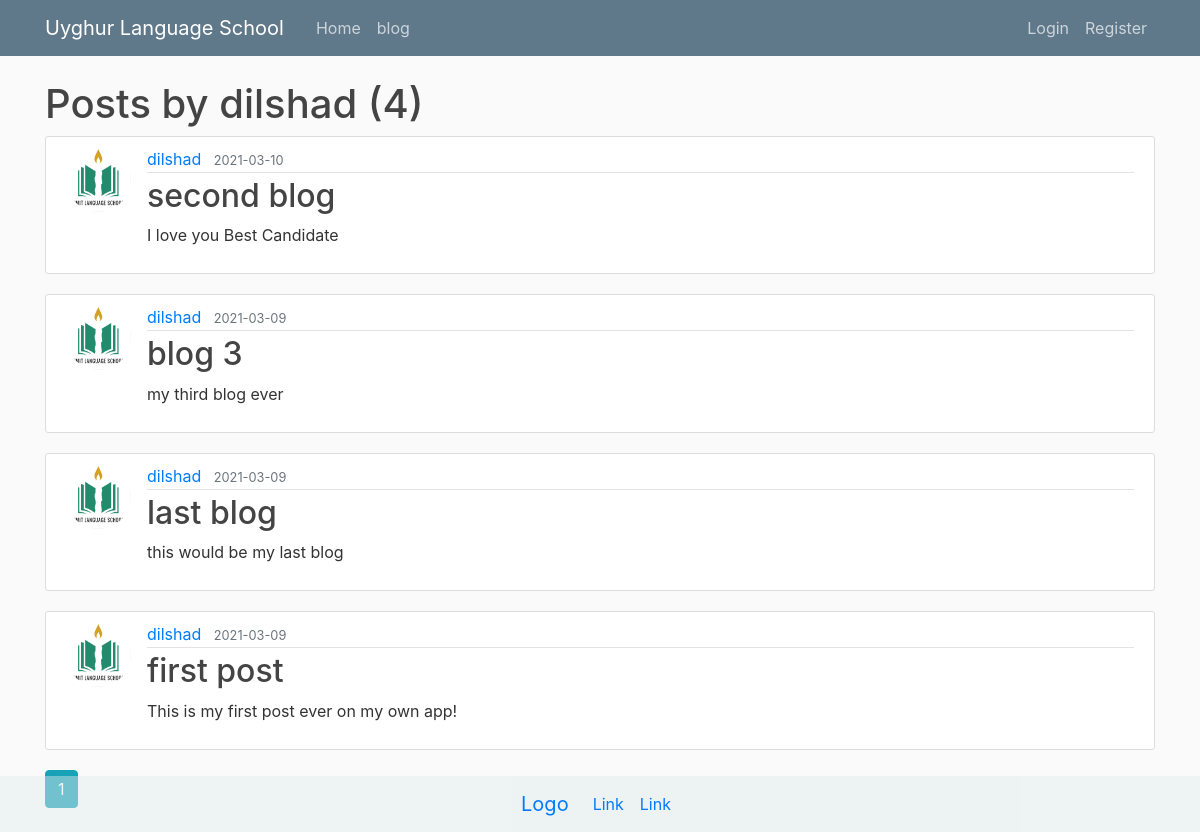
/user/dilshad, run on an earlier commit of the app's database.
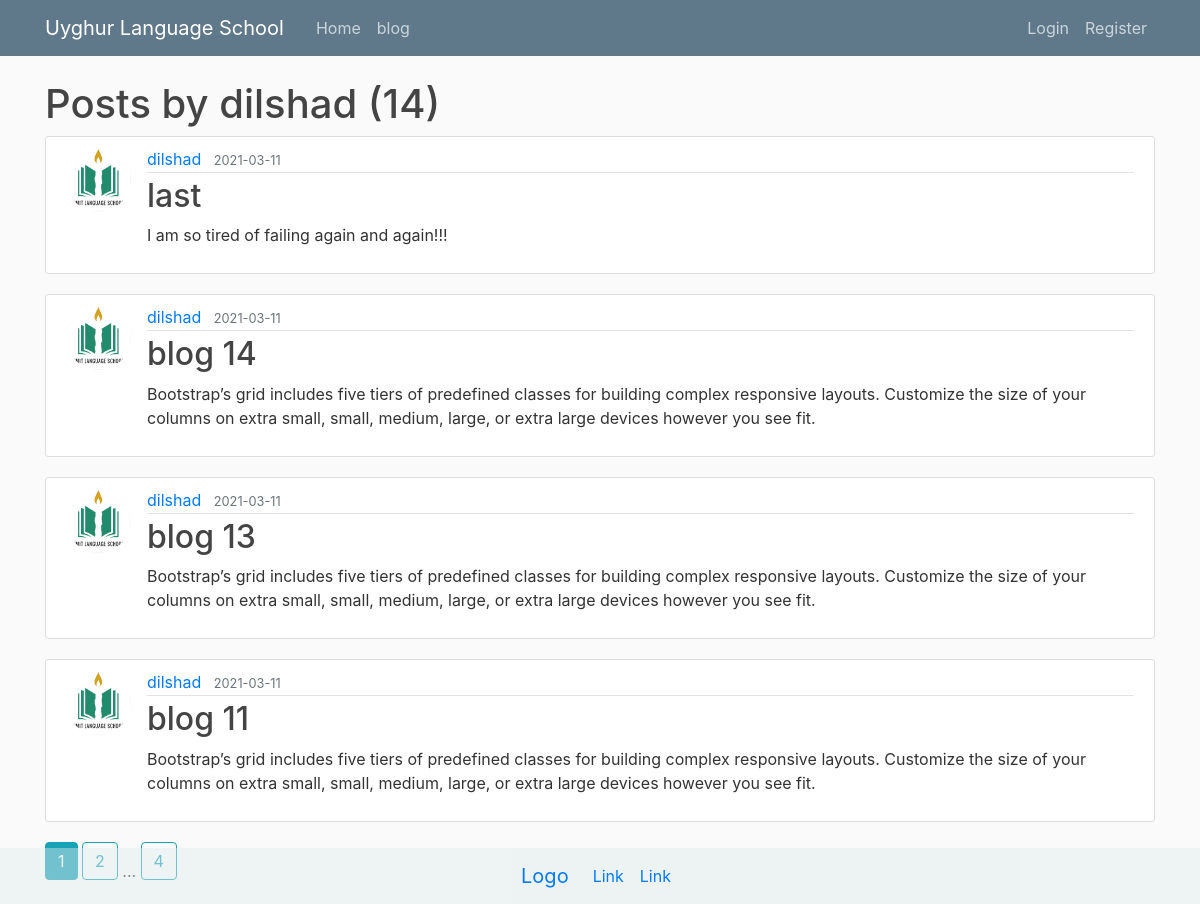
And on a later commit of the database.
### school_app/models.py (models this page shows, shortened)
class Post(db.Model):
    id = db.Column(db.Integer, primary_key=True)
    title = db.Column(db.String(1000), nullable=False)
    date_posted = db.Column(db.DateTime, nullable=False, default=datetime.utcnow)
    content = db.Column(db.Text, nullable=False)
    user_id = db.Column(db.Integer, db.ForeignKey('user.id'), nullable=False)

class User(db.Model, UserMixin):
    id = db.Column(db.Integer, primary_key=True)
    username = db.Column(db.String(20), unique=True, nullable=False)
    email = db.Column(db.String(120), unique=True, nullable=False)
    image_file = db.Column(db.String(20), nullable=False, default='default.jpg')
    password = db.Column(db.String(60), nullable=False)
    posts = db.relationship('Post', backref='author', lazy=True)

### school_app/users/routes.py (the view)
@users.route('/user/<string:username>')
def user_posts(username):
    page = request.args.get('page', 1, type=int)
    user = User.query.filter_by(username=username).first_or_404()
    posts = Post.query.filter_by(author=user).order_by(Post.date_posted.desc()).paginate(page=page, per_page=4)
    return render_template('user_posts.html', posts=posts, user=user)

### school_app/templates/user_posts.html
{% extends "layout.html" %}
{% block content %}
    <h1 class="mb=3">Posts by {{ user.username }} ({{ posts.total }})</h1>
    {% for post in posts.items %}
        <article class="media content-section">
            <img class="rounded-circle article-img" src="{{ url_for('static', filename='profile_pics/' + post.author.image_file) }}">
            <div class="media-body">
                <div class="article-metadata">
                    <a class="mr-2" href="{{ url_for('users.user_posts', username=post.author.username) }}">{{ post.author.username }}</a>
                    <small class="text-muted">{{ post.date_posted.strftime('%Y-%m-%d') }}</small>
                </div>
                <h2><a class="article-title" href="{{ url_for('posts.post', post_id=post.id) }}">{{ post.title }}</a></h2>
                <p class="article-content">{{ post.content }}</p>
            </div>
        </article>
    {% endfor %}
    {% for page_num in posts.iter_pages(left_edge=1, right_edge=1, left_current=1, right_current=2) %}
        {% if page_num %}
            {% if posts.page == page_num %}
                <a class="btn btn-info mb-4" href="{{ url_for('users.user_posts', username=user.username, page=page_num) }}">{{ page_num }}</a>
            {% else %}
                <a class="btn btn-outline-info mb-4" href="{{ url_for('users.user_posts',username=user.username, page=page_num) }}">{{ page_num }}</a>
            {% endif %}
        {% else %}
            ...
        {% endif %}
    {% endfor %}
{% endblock content %}

What changed in the data, as far as the page shows it:
no longer on this page (row unchanged): Post: image_file (picture), author.username "dilshad", date_posted "2021-03-10", title "second blog", content "I love you Best Candidate"
no longer on this page (row unchanged): Post: image_file (picture), author.username "dilshad", date_posted "2021-03-09", title "blog 3", content "my third blog ever"
no longer on this page (row unchanged): Post: image_file (picture), author.username "dilshad", date_posted "2021-03-09", title "last blog", content "this would be my last blog"
no longer on this page (row unchanged): Post: image_file (picture), author.username "dilshad", date_posted "2021-03-09", title "first post", content "This is my first post ever on my own app!"
added Post: image_file (picture), author.username "dilshad", date_posted "2021-03-11", title "last", content "I am so tired of failing again and again!!!"
added Post: image_file (picture), author.username "dilshad", date_posted "2021-03-11", title "blog 14", content "Bootstrap’s grid includes five tiers of predefined classes for building complex responsive layouts. Customize the size of your columns on extra small, small, medium, large, or extra large devices however you see fit."
added Post: image_file (picture), author.username "dilshad", date_posted "2021-03-11", title "blog 13", content "Bootstrap’s grid includes five tiers of predefined classes for building complex responsive layouts. Customize the size of your columns on extra small, small, medium, large, or extra large devices however you see fit."
added Post: image_file (picture), author.username "dilshad", date_posted "2021-03-11", title "blog 11", content "Bootstrap’s grid includes five tiers of predefined classes for building complex responsive layouts. Customize the size of your columns on extra small, small, medium, large, or extra large devices however you see fit."
Also different on the page:
{{ posts.total }}: "4" → "14"
new list line: "2"
new list line: "4"
